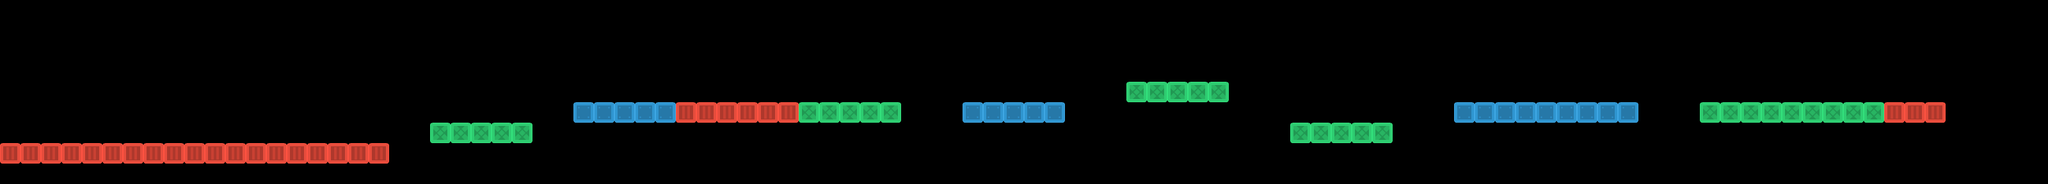

A level layout from a 2D game, rendered from its tile map. Below: a short description, then the map file with tile-grid data replaced by summaries:
An orthogonal 100x9 tile map with 32x32 px tiles, 3 tile layers (blue, green, red), 3 tilesets and 12 objects.

<map version="1.0" tiledversion="1.0.2" orientation="orthogonal" renderorder="left-up" width="100" height="9" tilewidth="32" tileheight="32" nextobjectid="25">
 <tileset firstgid="1" source="redBlock.tsx" />
 <tileset firstgid="2" source="greenBlock.tsx" />
 <tileset firstgid="3" source="blueBlock.tsx" />
 <objectgroup name="coins">
  <object id="7" x="752" y="162">
   <ellipse />
  </object>
  <object id="8" x="1056" y="128">
   <ellipse />
  </object>
  <object id="9" x="1248" y="128">
   <ellipse />
  </object>
  <object id="10" x="1456.67" y="62.6667">
   <ellipse />
  </object>
  <object id="11" x="2176" y="128">
   <ellipse />
  </object>
  <object id="20" x="2688" y="128">
   <ellipse />
  </object>
  <object id="21" x="2720" y="128">
   <ellipse />
  </object>
  <object id="22" x="2752" y="128">
   <ellipse />
  </object>
  <object id="23" x="2784" y="128">
   <ellipse />
  </object>
  <object id="24" x="3384" y="-792">
   <ellipse />
  </object>
 </objectgroup>
 <objectgroup name="spawnPoint">
  <object id="2" x="224" y="192">
   <ellipse />
  </object>
 </objectgroup>
 <objectgroup name="end">
  <object id="1" x="2815" y="128">
   <ellipse />
  </object>
 </objectgroup>
 <layer name="blue" width="100" height="9">
  <data>[900 cells, 19 non-empty, 1 distinct tile ids]</data>
 </layer>
 <layer name="green" width="100" height="9">
  <data>[900 cells, 29 non-empty, 1 distinct tile ids]</data>
 </layer>
 <layer name="red" width="100" height="9">
  <data>[900 cells, 28 non-empty, 1 distinct tile ids]</data>
 </layer>
</map>
